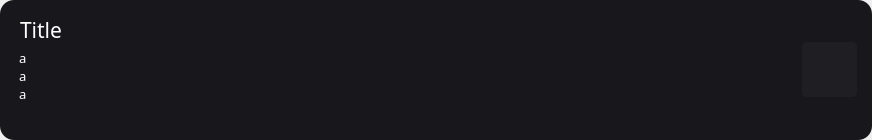
<?xml version="1.0" encoding="UTF-8"?>
<ui version="4.0">
 <class>Form</class>
 <widget class="QWidget" name="Form">
  <property name="geometry">
   <rect>
    <x>0</x>
    <y>0</y>
    <width>872</width>
    <height>140</height>
   </rect>
  </property>
  <property name="minimumSize">
   <size>
    <width>0</width>
    <height>138</height>
   </size>
  </property>
  <property name="maximumSize">
   <size>
    <width>16777215</width>
    <height>140</height>
   </size>
  </property>
  <property name="windowTitle">
   <string>Form</string>
  </property>
  <property name="styleSheet">
   <string notr="true"/>
  </property>
  <layout class="QVBoxLayout" name="verticalLayout">
   <property name="spacing">
    <number>0</number>
   </property>
   <property name="leftMargin">
    <number>0</number>
   </property>
   <property name="topMargin">
    <number>0</number>
   </property>
   <property name="rightMargin">
    <number>0</number>
   </property>
   <property name="bottomMargin">
    <number>0</number>
   </property>
   <item>
    <widget class="QWidget" name="widget" native="true">
     <property name="styleSheet">
      <string notr="true">background: #18181c; border-radius: 14px; padding: 10px; color: #fff;</string>
     </property>
     <layout class="QHBoxLayout" name="card">
      <property name="spacing">
       <number>0</number>
      </property>
      <property name="leftMargin">
       <number>5</number>
      </property>
      <property name="topMargin">
       <number>5</number>
      </property>
      <property name="rightMargin">
       <number>5</number>
      </property>
      <property name="bottomMargin">
       <number>5</number>
      </property>
      <item>
       <layout class="QVBoxLayout" name="TextBox">
        <property name="spacing">
         <number>0</number>
        </property>
        <property name="sizeConstraint">
         <enum>QLayout::SetDefaultConstraint</enum>
        </property>
        <item>
         <widget class="QLabel" name="title">
          <property name="maximumSize">
           <size>
            <width>16777215</width>
            <height>16777215</height>
           </size>
          </property>
          <property name="font">
           <font>
            <family>Montserrat Light</family>
            <pointsize>16</pointsize>
           </font>
          </property>
          <property name="styleSheet">
           <string notr="true">padding-bottom: 0;</string>
          </property>
          <property name="lineWidth">
           <number>1</number>
          </property>
          <property name="text">
           <string>Title</string>
          </property>
          <property name="textFormat">
           <enum>Qt::PlainText</enum>
          </property>
          <property name="scaledContents">
           <bool>false</bool>
          </property>
          <property name="textInteractionFlags">
           <set>Qt::NoTextInteraction</set>
          </property>
         </widget>
        </item>
        <item>
         <widget class="QTextBrowser" name="text">
          <property name="font">
           <font>
            <family>Montserrat Medium</family>
            <pointsize>10</pointsize>
            <kerning>true</kerning>
           </font>
          </property>
          <property name="styleSheet">
           <string notr="true">padding: 0px0px 10px;</string>
          </property>
          <property name="frameShape">
           <enum>QFrame::NoFrame</enum>
          </property>
          <property name="frameShadow">
           <enum>QFrame::Plain</enum>
          </property>
          <property name="horizontalScrollBarPolicy">
           <enum>Qt::ScrollBarAlwaysOff</enum>
          </property>
          <property name="sizeAdjustPolicy">
           <enum>QAbstractScrollArea::AdjustIgnored</enum>
          </property>
          <property name="autoFormatting">
           <set>QTextEdit::AutoNone</set>
          </property>
          <property name="documentTitle">
           <string/>
          </property>
          <property name="lineWrapMode">
           <enum>QTextEdit::NoWrap</enum>
          </property>
          <property name="markdown">
           <string>a
a
a

</string>
          </property>
          <property name="html">
           <string>&lt;!DOCTYPE HTML PUBLIC &quot;-//W3C//DTD HTML 4.0//EN&quot; &quot;http://www.w3.org/TR/REC-html40/strict.dtd&quot;&gt;
&lt;html&gt;&lt;head&gt;&lt;meta name=&quot;qrichtext&quot; content=&quot;1&quot; /&gt;&lt;style type=&quot;text/css&quot;&gt;
p, li { white-space: pre-wrap; }
&lt;/style&gt;&lt;/head&gt;&lt;body style=&quot; font-family:'Montserrat Medium'; font-size:10pt; font-weight:400; font-style:normal;&quot;&gt;
&lt;p style=&quot; margin-top:0px; margin-bottom:0px; margin-left:0px; margin-right:0px; -qt-block-indent:0; text-indent:0px;&quot;&gt;a&lt;br /&gt;a&lt;br /&gt;a&lt;/p&gt;&lt;/body&gt;&lt;/html&gt;</string>
          </property>
          <property name="tabStopWidth">
           <number>80</number>
          </property>
          <property name="acceptRichText">
           <bool>true</bool>
          </property>
          <property name="textInteractionFlags">
           <set>Qt::NoTextInteraction</set>
          </property>
         </widget>
        </item>
       </layout>
      </item>
      <item>
       <widget class="QPushButton" name="check_button">
        <property name="styleSheet">
         <string notr="true">background: #1f1f23; border: 0px; padding: 5px; border-radius: 5px; width: 45px; height: 45px; margin-right: 10px;</string>
        </property>
        <property name="text">
         <string/>
        </property>
        <property name="icon">
         <iconset>
          <normaloff>../img/edit-icon.png</normaloff>../img/edit-icon.png</iconset>
        </property>
        <property name="iconSize">
         <size>
          <width>32</width>
          <height>32</height>
         </size>
        </property>
       </widget>
      </item>
     </layout>
    </widget>
   </item>
  </layout>
 </widget>
 <resources/>
 <connections/>
</ui>
